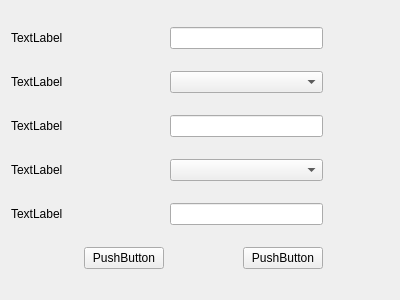
<?xml version="1.0" encoding="UTF-8"?>
<ui version="4.0">
 <class>InsertColumnWidget</class>
 <widget class="QWidget" name="InsertColumnWidget">
  <property name="geometry">
   <rect>
    <x>0</x>
    <y>0</y>
    <width>400</width>
    <height>300</height>
   </rect>
  </property>
  <property name="windowTitle">
   <string>Form</string>
  </property>
  <layout class="QGridLayout" name="gridLayout">
   <item row="0" column="0" colspan="2">
    <widget class="QLabel" name="label_tbName">
     <property name="text">
      <string>TextLabel</string>
     </property>
    </widget>
   </item>
   <item row="0" column="3" colspan="2">
    <widget class="QLineEdit" name="lineEdit_tbName"/>
   </item>
   <item row="1" column="0" colspan="2">
    <widget class="QLabel" name="label_type">
     <property name="text">
      <string>TextLabel</string>
     </property>
    </widget>
   </item>
   <item row="1" column="3" colspan="2">
    <widget class="QComboBox" name="comboBox_type"/>
   </item>
   <item row="2" column="0" colspan="2">
    <widget class="QLabel" name="label_colName">
     <property name="text">
      <string>TextLabel</string>
     </property>
    </widget>
   </item>
   <item row="3" column="0" colspan="2">
    <widget class="QLabel" name="label_constraint">
     <property name="text">
      <string>TextLabel</string>
     </property>
    </widget>
   </item>
   <item row="3" column="3" colspan="2">
    <widget class="QComboBox" name="comboBox_constraint"/>
   </item>
   <item row="4" column="0" colspan="2">
    <widget class="QLabel" name="label_defaultVal">
     <property name="text">
      <string>TextLabel</string>
     </property>
    </widget>
   </item>
   <item row="4" column="3" colspan="2">
    <widget class="QLineEdit" name="lineEdit_defaultVal"/>
   </item>
   <item row="5" column="0">
    <spacer name="horizontalSpacer">
     <property name="orientation">
      <enum>Qt::Horizontal</enum>
     </property>
     <property name="sizeHint" stdset="0">
      <size>
       <width>66</width>
       <height>20</height>
      </size>
     </property>
    </spacer>
   </item>
   <item row="5" column="1" colspan="2">
    <widget class="QPushButton" name="pushButton_certain">
     <property name="text">
      <string>PushButton</string>
     </property>
    </widget>
   </item>
   <item row="5" column="3">
    <spacer name="horizontalSpacer_2">
     <property name="orientation">
      <enum>Qt::Horizontal</enum>
     </property>
     <property name="sizeHint" stdset="0">
      <size>
       <width>67</width>
       <height>20</height>
      </size>
     </property>
    </spacer>
   </item>
   <item row="5" column="4">
    <widget class="QPushButton" name="pushButton_cancel">
     <property name="text">
      <string>PushButton</string>
     </property>
    </widget>
   </item>
   <item row="5" column="5">
    <spacer name="horizontalSpacer_3">
     <property name="orientation">
      <enum>Qt::Horizontal</enum>
     </property>
     <property name="sizeHint" stdset="0">
      <size>
       <width>66</width>
       <height>20</height>
      </size>
     </property>
    </spacer>
   </item>
   <item row="2" column="3" colspan="2">
    <widget class="QLineEdit" name="lineEdit_colName"/>
   </item>
  </layout>
 </widget>
 <resources/>
 <connections/>
</ui>
